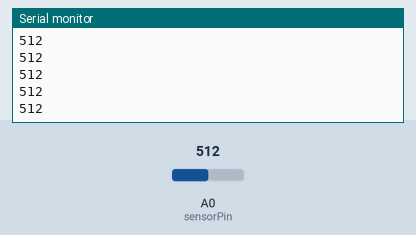
This sketch was run on a simulated Arduino Uno, built with avr-gcc and run on an emulated ATmega328P. Shown: the last lines printed to the serial monitor. The inputs (shaded band) are chosen by the test bench; at power-on: A0 (sensorPin) = 512.

Above: at 1.2 s.
1.3 s: A0 (sensorPin) set to 716
At 2.3 s:
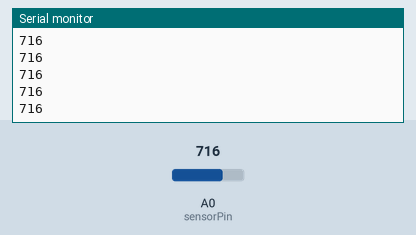
2.8 s: A0 (sensorPin) set to 900
At 3.3 s:
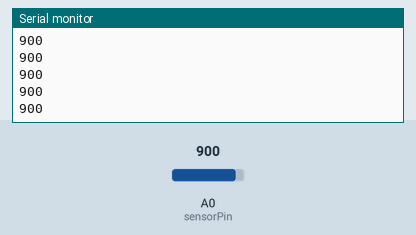
Timing chart, 0 to 5.8 s (numbered marks = the images above; inputs shaded):
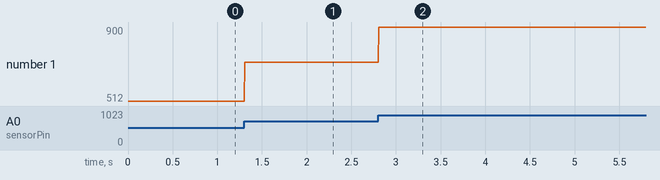

Measured:
- after the input at 1.3 s, the serial monitor: prints a new line at once (image 1)
- after the input at 2.8 s, the serial monitor: prints a new line at once (image 2)
- plotted number 1: 512 → 716 after the input at 1.3 s, 716 → 900 after the input at 2.8 s

The sketch:

lightserial.ino
```cpp
const int sensorPin = A0;
int sensorValue = 0;

void setup() {
  // put your setup code here, to run once:
  Serial.begin(9600);
}

void loop() {
  // put your main code here, to run repeatedly:
  sensorValue = analogRead(sensorPin);
  delay(5);
  Serial.println(sensorValue);
}
```
